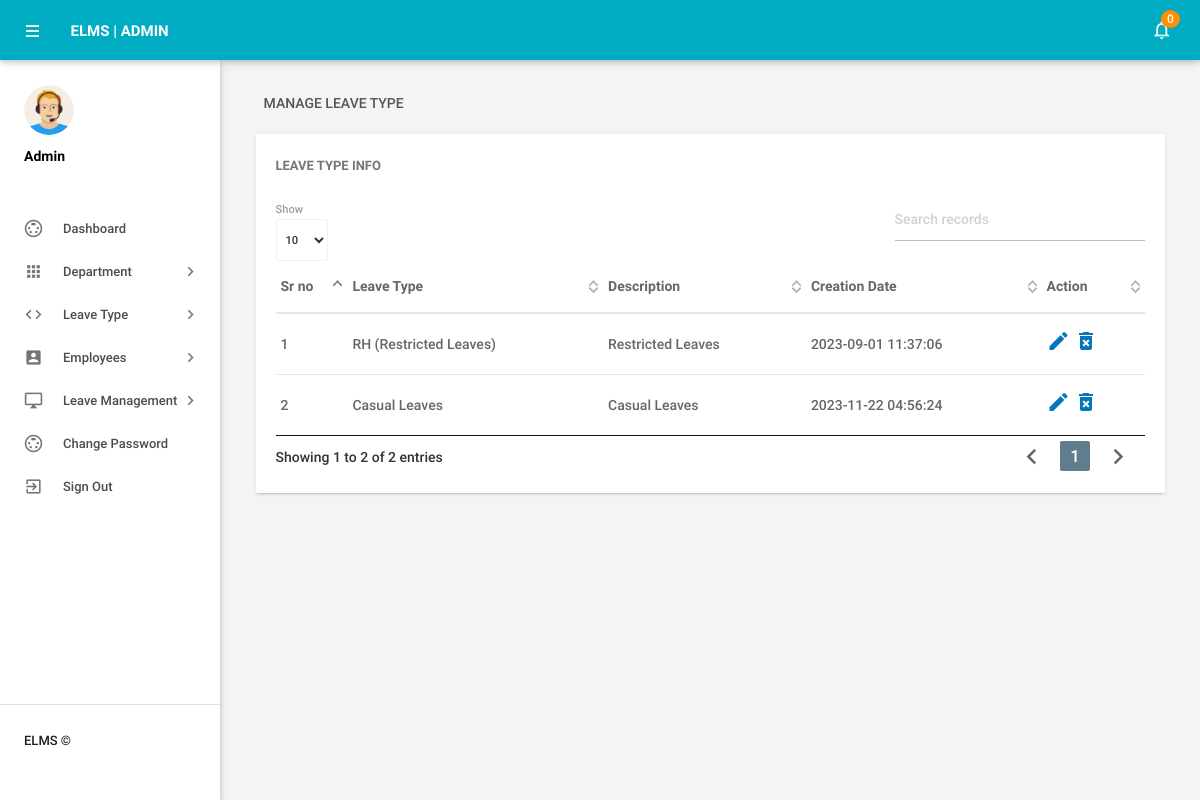
Screenshot of /admin/manageleavetype.php (signed in) with the database file from the repository.
### tables this page shows
CREATE TABLE `tblleavetype` (
  `id` int(11) NOT NULL,
  `LeaveType` varchar(200) DEFAULT NULL,
  `Description` mediumtext DEFAULT NULL,
  `CreationDate` timestamp NOT NULL DEFAULT current_timestamp()
);

### admin/manageleavetype.php (the view, shortened to what this page needs)
<?php
include('includes/config.php');
if(strlen($_SESSION['alogin'])==0)
    {
header('location:index.php');
}
else{
 ?>
<!DOCTYPE html>
<html lang="en">
    <head>
        <link type="text/css" rel="stylesheet" href="../assets/plugins/materialize/css/materialize.min.css"/>
        <link href="../assets/plugins/material-preloader/css/materialPreloader.min.css" rel="stylesheet">
        <link href="../assets/plugins/datatables/css/jquery.dataTables.min.css" rel="stylesheet">
        <link href="../assets/css/alpha.min.css" rel="stylesheet" type="text/css"/>
        <link href="../assets/css/custom.css" rel="stylesheet" type="text/css"/>
    </head>
    <body>
       <?php include('includes/header.php');?>
       <?php include('includes/sidebar.php');?>
            <main class="mn-inner">
                <div class="row">
                    <div class="col s12">
                        <div class="page-title">Manage Leave Type</div>
                    </div>
                    <div class="col s12 m12 l12">
                        <div class="card">
                            <div class="card-content">
                                <span class="card-title">Leave Type Info</span>
                                <table id="example" class="display responsive-table ">
                                    <thead>
                                        <tr>
                                            <th>Sr no</th>
                                            <th>Leave Type</th>
                                            <th>Description</th>
                                            <th>Creation Date</th>
                                            <th>Action</th>
                                        </tr>
                                    </thead>
                                    <tbody>
<?php $sql = "SELECT * from tblleavetype";
$query = $dbh -> prepare($sql);
$query->execute();
$results=$query->fetchAll(PDO::FETCH_OBJ);
$cnt=1;
if($query->rowCount() > 0)
{
foreach($results as $result)
{               ?>
                                        <tr>
                                            <td> <?php echo htmlentities($cnt);?></td>
                                            <td><?php echo htmlentities($result->LeaveType);?></td>
                                            <td><?php echo htmlentities($result->Description);?></td>
                                            <td><?php echo htmlentities($result->CreationDate);?></td>
                                            <td><a href="editleavetype.php?lid=<?php echo htmlentities($result->id);?>"><i class="material-icons">mode_edit</i></a>
                                            <a href="manageleavetype.php?del=<?php echo htmlentities($result->id);?>" onclick="return confirm('Do you want to delete');"> <i class="material-icons">delete_forever</i></a> </td>
                                        </tr>
                                         <?php $cnt++;} }?>
                                    </tbody>
                                </table>
                            </div>
                        </div>
                    </div>
                </div>
            </main>
        </div>
        <div class="left-sidebar-hover"></div>
    </body>
</html>
<?php } ?>

### rows the page displays
tblleavetype: LeaveType "RH (Restricted Leaves)", Description "Restricted Leaves", CreationDate "2023-09-01 11:37:06"
tblleavetype: LeaveType "Casual Leaves", Description "Casual Leaves", CreationDate "2023-11-22 04:56:24"

### other values shown
$unreadcount "0"
